Frame 1 (no input): blank canvas, image omitted
Frame 60 (no input): blank canvas, image omitted
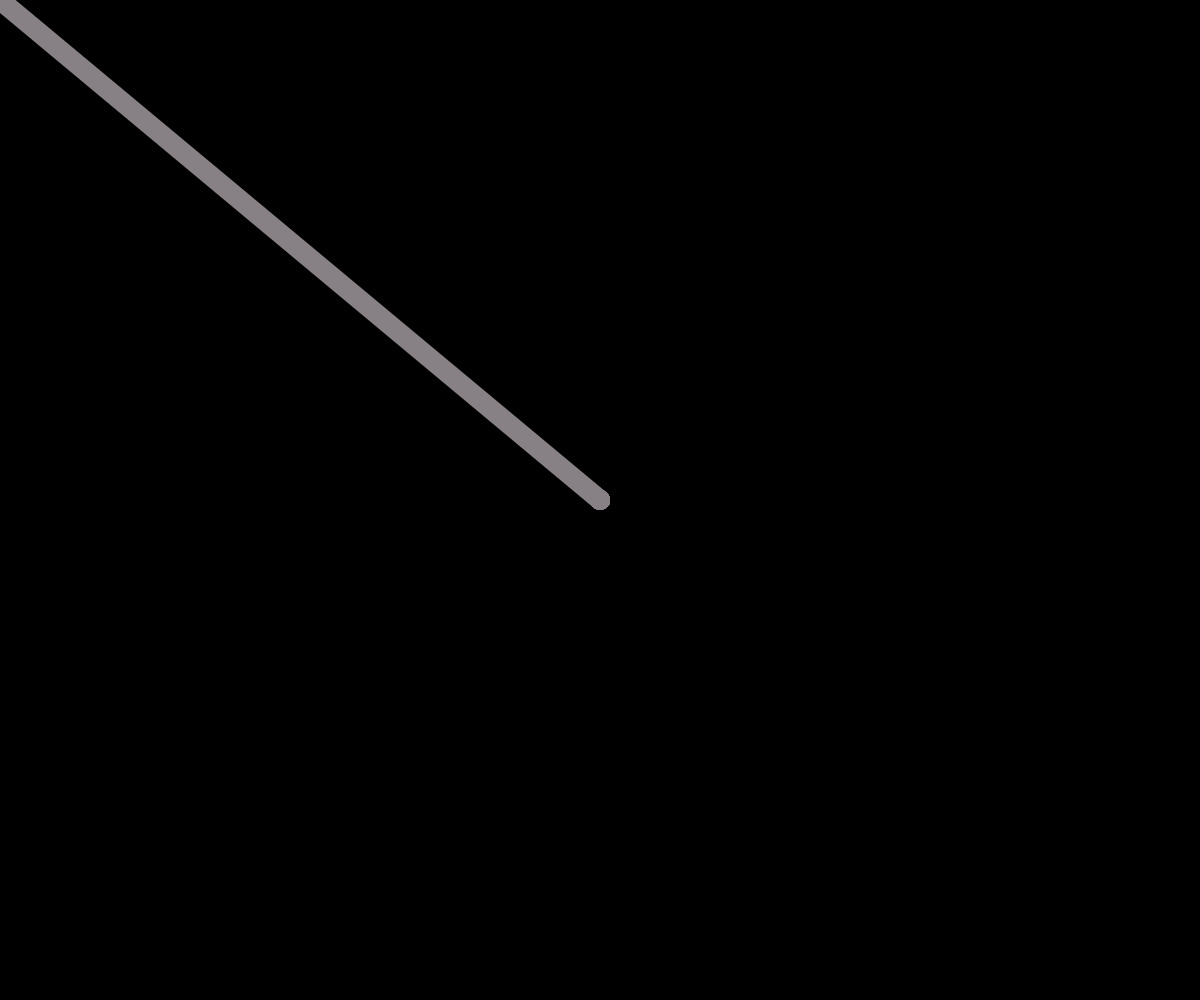
Frame 120 (the mouse pressed at the canvas centre since frame 60)

The p5.js sketch whose frames 1 and 60 were blank and that drew this single picture after the mouse press (run headless with seeded random() and noise() and a simulated clock; from frame 60 on, the mouse is pressed at the canvas centre):

// p5.js sketch
// ── sketch.js
let col, col1, col2;


function setup() {
  createCanvas(windowWidth, windowHeight);
  background(0);
  noStroke()
  strokeWeight(20)
  noFill()
  //noCursor()

  col1 = color ('#c2231b');
  col2 = color ('#00ffff');

  //col = color(150,0,0)

}

function draw() {
  

  // let r = map(mouseX, 0, width, 0,255);
  // let b = map(mouseX, 0, width, 255,0);
  // col = color(r ,0,b)

  let i = map(mouseX,0,width, 0,1)

  col = lerpColor(col1,col2,i)

  stroke(col);
  line(pmouseX, pmouseY, mouseX, mouseY)

  //filter(BLUR,6)


  //fill(col)
  //ellipse(mouseX,mouseY, 150)


}

  function mousePressed(){
    background(0);

    col1= color(random(255), random(255), random(255));
    col2= color(random(255), random(255), random(255));




}


  function keyPressed(){
    background(random(255),random(255),random(255));



 
  }
function mouseDragged(){
  


}  
